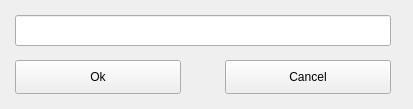
<?xml version="1.0" encoding="UTF-8"?>
<ui version="4.0">
 <class>typing_name</class>
 <widget class="QWidget" name="typing_name">
  <property name="geometry">
   <rect>
    <x>0</x>
    <y>0</y>
    <width>413</width>
    <height>109</height>
   </rect>
  </property>
  <property name="windowTitle">
   <string>Form</string>
  </property>
  <widget class="QPushButton" name="ok_btn">
   <property name="geometry">
    <rect>
     <x>15</x>
     <y>60</y>
     <width>166</width>
     <height>34</height>
    </rect>
   </property>
   <property name="text">
    <string>Ok</string>
   </property>
  </widget>
  <widget class="QPushButton" name="cancel_btn">
   <property name="geometry">
    <rect>
     <x>225</x>
     <y>60</y>
     <width>166</width>
     <height>34</height>
    </rect>
   </property>
   <property name="text">
    <string>Cancel</string>
   </property>
  </widget>
  <widget class="QLineEdit" name="name_text">
   <property name="geometry">
    <rect>
     <x>15</x>
     <y>15</y>
     <width>376</width>
     <height>31</height>
    </rect>
   </property>
  </widget>
 </widget>
 <resources/>
 <connections/>
</ui>
